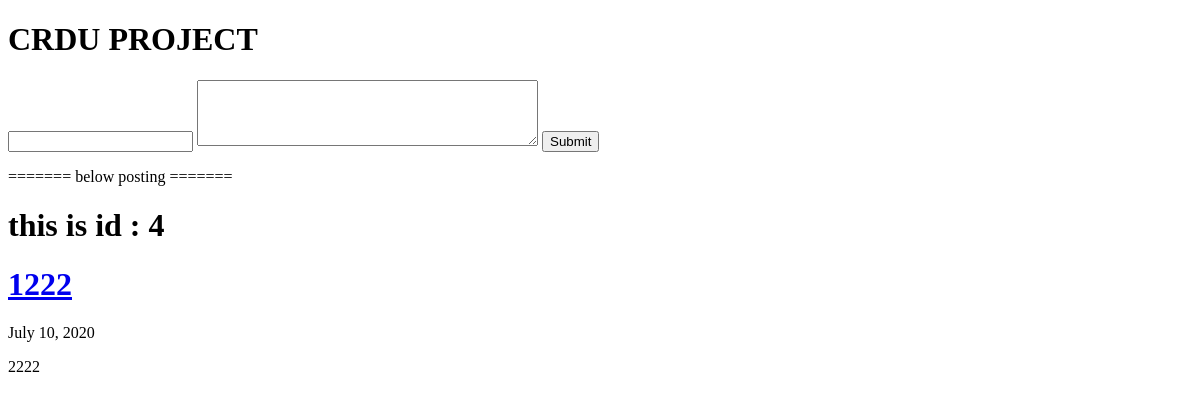
Before: / with the older database file.
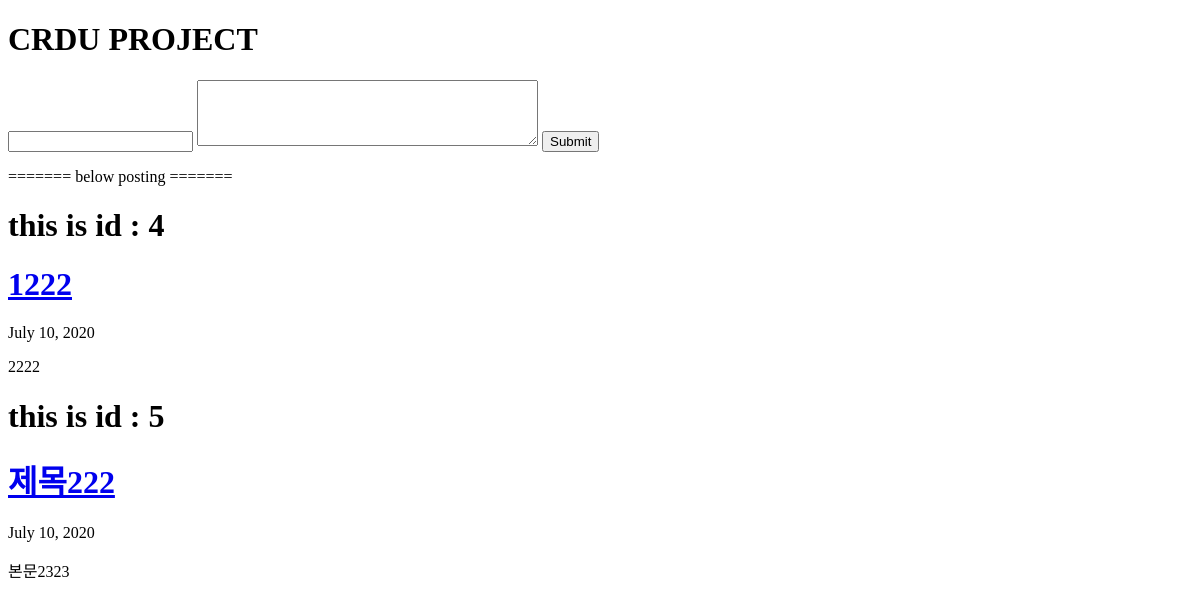
After: the same page with the newer database file.
### crudpage/models.py (models this page shows)
class Posting(models.Model):
    title = models.CharField(max_length=50, default = "default title")
    date = models.DateField(auto_now_add=True)
    contents = models.TextField(default = "default text")

### crudpage/views.py (the view)
# urls.py: path('', views.index, name="index"),
def index(request):
    posting = Posting.objects.all()
    return render(request, 'index.html', {
        'posting' : posting
    })

### crudpage/templates/index.html (shortened to what this page needs)
<!DOCTYPE html>
<html>
<head>
</head>
<body>
    <h1> CRDU PROJECT </h1>
    <form action="{% url 'create' %}" method="POST">
        <input type="text" name="title" value=""/>
        <textarea name="contents" valut="" rows="4" cols="40"></textarea>
        <input type="submit"/>
    </form>
    <div class="container">
        <p> ======= below posting ======= </p>
        {% for elem in posting %}
            <h1> this is id : {{elem.id}} </h1>
            <a href="{% url 'detail' elem.id %}"><h1> {{elem.title}} </h1></a>
            <p> {{elem.date}} </p>
            <p> {{elem.contents}} </p>
        {% endfor %}
    </div>
</body>
</html>

Changed rows visible on the page:
added Posting: id "5", title "제목222", date "July 10, 2020", contents "본문2323"
